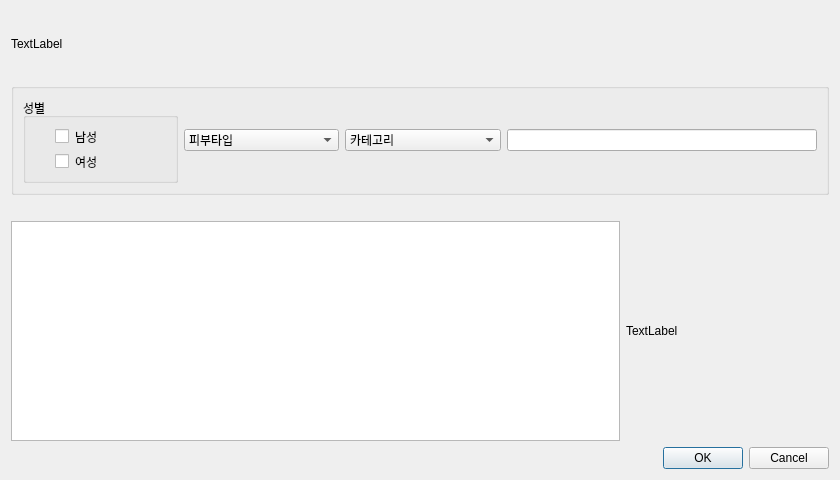
<?xml version="1.0" encoding="UTF-8"?>
<ui version="4.0">
 <class>Dialog</class>
 <widget class="QDialog" name="Dialog">
  <property name="geometry">
   <rect>
    <x>0</x>
    <y>0</y>
    <width>840</width>
    <height>480</height>
   </rect>
  </property>
  <property name="windowTitle">
   <string>Dialog</string>
  </property>
  <layout class="QVBoxLayout" name="verticalLayout" stretch="3,1,0,10,0">
   <item>
    <widget class="QLabel" name="lbl_banner">
     <property name="text">
      <string>TextLabel</string>
     </property>
    </widget>
   </item>
   <item>
    <widget class="QGroupBox" name="groupBox_2">
     <property name="title">
      <string/>
     </property>
     <layout class="QHBoxLayout" name="horizontalLayout_3" stretch="1,1,1,2">
      <item>
       <widget class="QGroupBox" name="groupBox">
        <property name="title">
         <string>성별</string>
        </property>
        <layout class="QVBoxLayout" name="verticalLayout_2">
         <item>
          <widget class="QCheckBox" name="check_male">
           <property name="styleSheet">
            <string notr="true">margin-left: 20px;</string>
           </property>
           <property name="text">
            <string>남성</string>
           </property>
          </widget>
         </item>
         <item>
          <widget class="QCheckBox" name="check_female">
           <property name="styleSheet">
            <string notr="true">margin-left: 20px;</string>
           </property>
           <property name="text">
            <string>여성</string>
           </property>
          </widget>
         </item>
        </layout>
       </widget>
      </item>
      <item>
       <widget class="QComboBox" name="cb_skin">
        <item>
         <property name="text">
          <string>피부타입</string>
         </property>
        </item>
       </widget>
      </item>
      <item>
       <widget class="QComboBox" name="cb_category">
        <item>
         <property name="text">
          <string>카테고리</string>
         </property>
        </item>
       </widget>
      </item>
      <item>
       <widget class="QLineEdit" name="line_cmd"/>
      </item>
     </layout>
    </widget>
   </item>
   <item>
    <spacer name="verticalSpacer">
     <property name="orientation">
      <enum>Qt::Vertical</enum>
     </property>
     <property name="sizeHint" stdset="0">
      <size>
       <width>20</width>
       <height>20</height>
      </size>
     </property>
    </spacer>
   </item>
   <item>
    <layout class="QHBoxLayout" name="horizontalLayout_2" stretch="3,1">
     <item>
      <widget class="QListView" name="list_table"/>
     </item>
     <item>
      <widget class="QLabel" name="lbl_item">
       <property name="text">
        <string>TextLabel</string>
       </property>
      </widget>
     </item>
    </layout>
   </item>
   <item>
    <widget class="QDialogButtonBox" name="buttonBox">
     <property name="orientation">
      <enum>Qt::Horizontal</enum>
     </property>
     <property name="standardButtons">
      <set>QDialogButtonBox::Cancel|QDialogButtonBox::Ok</set>
     </property>
    </widget>
   </item>
  </layout>
 </widget>
 <resources/>
 <connections>
  <connection>
   <sender>buttonBox</sender>
   <signal>accepted()</signal>
   <receiver>Dialog</receiver>
   <slot>accept()</slot>
   <hints>
    <hint type="sourcelabel">
     <x>248</x>
     <y>254</y>
    </hint>
    <hint type="destinationlabel">
     <x>157</x>
     <y>274</y>
    </hint>
   </hints>
  </connection>
  <connection>
   <sender>buttonBox</sender>
   <signal>rejected()</signal>
   <receiver>Dialog</receiver>
   <slot>reject()</slot>
   <hints>
    <hint type="sourcelabel">
     <x>316</x>
     <y>260</y>
    </hint>
    <hint type="destinationlabel">
     <x>286</x>
     <y>274</y>
    </hint>
   </hints>
  </connection>
 </connections>
</ui>
